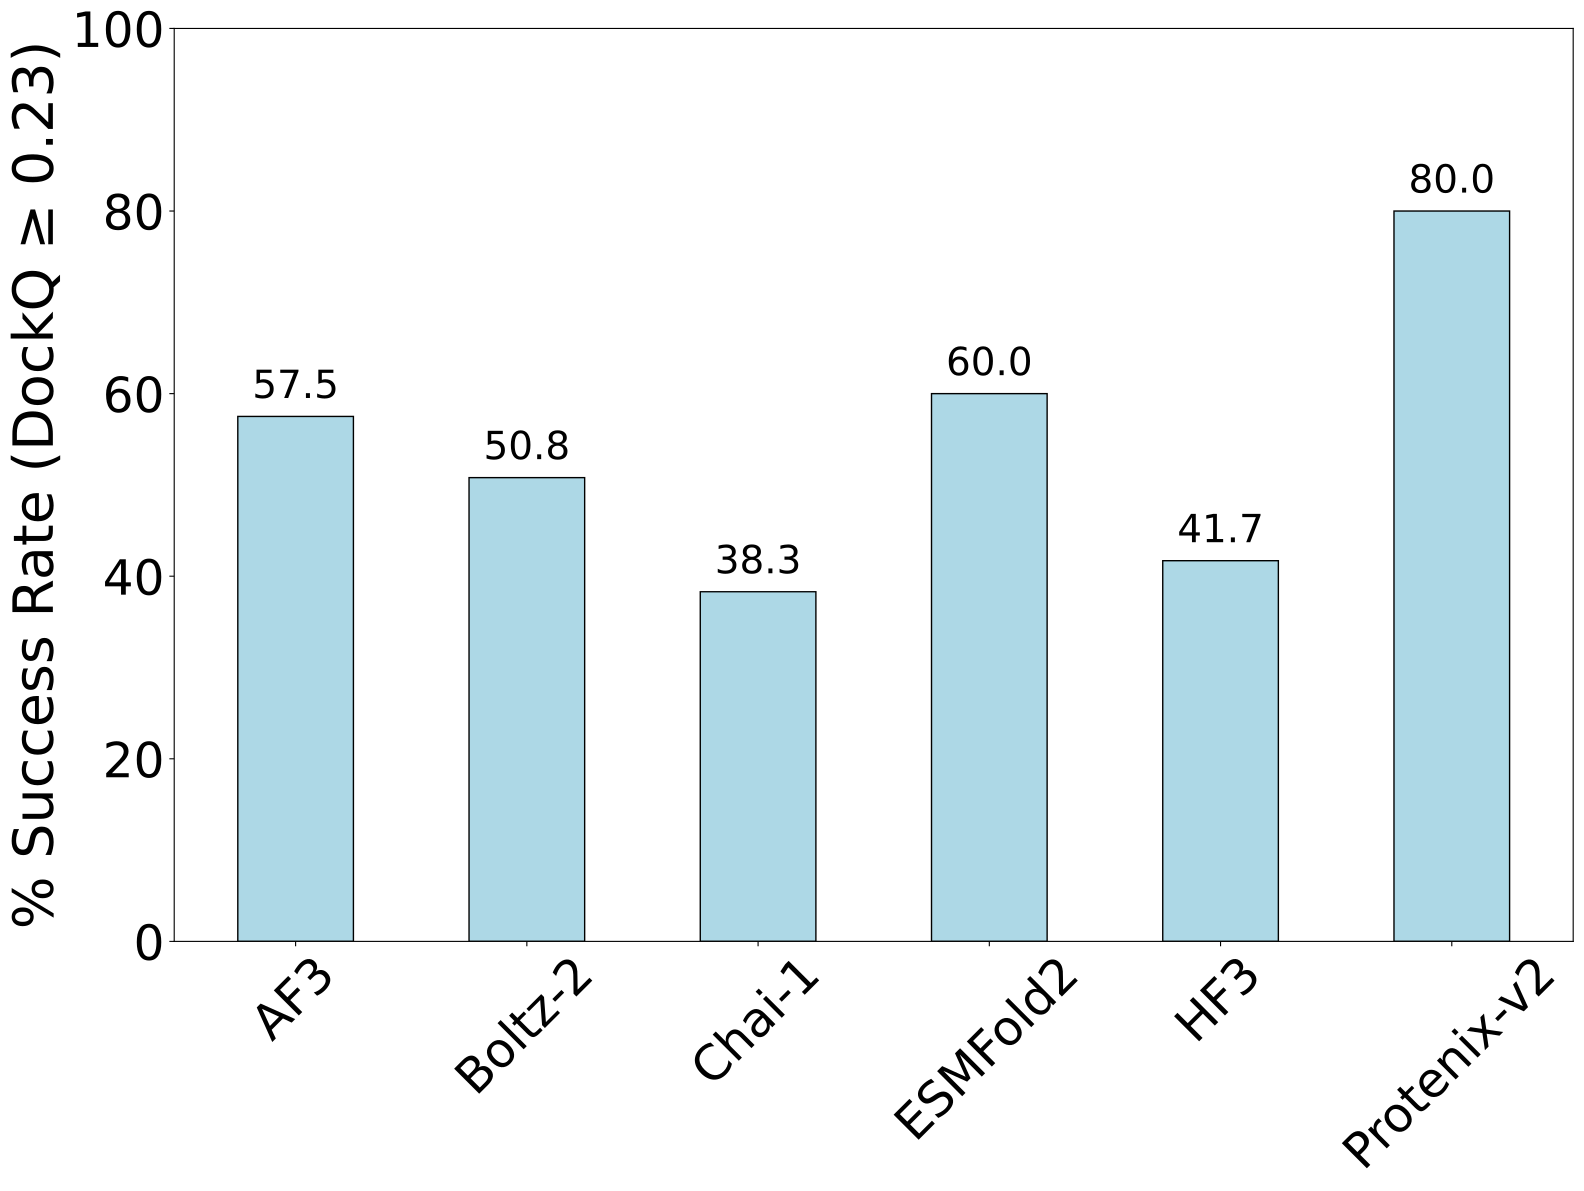

Write the Python code that produced this figure.
#!/usr/bin/env python3
"""
Plot DockQ success rates (DockQ ≥ 0.23) for multiple structure prediction tools using 5 seeds and top-ranked models.

Inputs
------
../../04_evaluation/AF3/extended/allseeds/DockQ_percentages_5seeds_topranks.txt
../../04_evaluation/boltz-2/extended/allseeds/DockQ_percentages_5seeds_topranks.txt
../../04_evaluation/chai-1/extended/allseeds/DockQ_percentages_5seeds_topranks.txt
../../04_evaluation/ESMFold2/extended/allseeds/DockQ_percentages_5seeds_topranks.txt
../../04_evaluation/HF3/extended/allseeds/DockQ_percentages_5seeds_topranks.txt
../../04_evaluation/protenix-v2/extended/allseeds/DockQ_percentages_5seeds_topranks.txt

Output
------
SR_5seeds_toprank.pdf
"""

import matplotlib.pyplot as plt
import numpy as np
import re
import os

# Full folder paths
folders = [
    "../../04_evaluation/AF3/extended/allseeds",
    "../../04_evaluation/boltz-2/extended/allseeds",
    "../../04_evaluation/chai-1/extended/allseeds",
    "../../04_evaluation/ESMFold2/extended/allseeds",
    "../../04_evaluation/HF3/extended/allseeds",
    "../../04_evaluation/protenix-v2/extended/allseeds"
]

tools = ["AF3", "Boltz-2", "Chai-1", "ESMFold2", "HF3", "Protenix-v2"]

category = "Acceptable"
color = "lightblue"

data = []

for folder in folders:
    file = os.path.join(folder, "DockQ_percentages_5seeds_topranks.txt")
    value = 0

    with open(file) as f:
        for line in f:
            match = re.search(r'Acceptable.*?\(([\d\.]+)%\)', line)
            if match:
                value = float(match.group(1))

    data.append(value)

data = np.array(data)

x = np.arange(len(tools))

plt.figure(figsize=(16, 12))

bars = plt.bar(
    x,
    data,
    width=0.5,
    color=color,
    edgecolor='black',
    linewidth=1
)

# Add percentage labels on top of each bar
for bar, value in zip(bars, data):
    plt.text(
        bar.get_x() + bar.get_width() / 2,
        bar.get_height() + 1,
        f"{value:.1f}",
        ha='center',
        va='bottom',
        fontsize=28,
        # fontweight='bold'
    )

plt.xticks(x, tools)

plt.ylabel(
    "% Success Rate (DockQ ≥ 0.23)",
    fontsize=40
)

plt.tick_params(
    axis='x',
    which='major',
    labelsize=35,
    labelrotation=45
)

plt.tick_params(
    axis='y',
    which='major',
    labelsize=35
)

plt.ylim(0, 100)

# plt.title("DockQ Acceptable Models", fontsize=40)

plt.tight_layout()

plt.savefig(
    "SR_5seeds_toprank.pdf",
    dpi=300,
    bbox_inches='tight'
)

plt.show()
